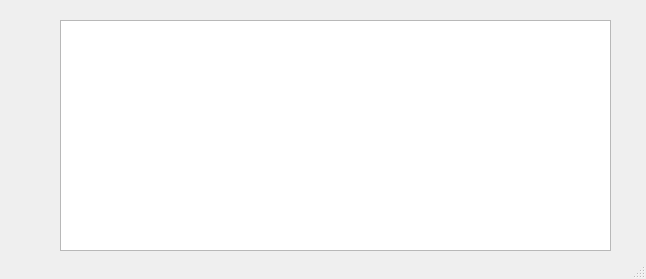
<?xml version="1.0" encoding="UTF-8"?>
<ui version="4.0">
 <class>MainWindow</class>
 <widget class="QMainWindow" name="MainWindow">
  <property name="geometry">
   <rect>
    <x>0</x>
    <y>0</y>
    <width>646</width>
    <height>279</height>
   </rect>
  </property>
  <property name="windowTitle">
   <string>MainWindow</string>
  </property>
  <widget class="QWidget" name="centralwidget">
   <widget class="QColumnView" name="columnView">
    <property name="geometry">
     <rect>
      <x>60</x>
      <y>20</y>
      <width>551</width>
      <height>231</height>
     </rect>
    </property>
   </widget>
  </widget>
  <widget class="QStatusBar" name="statusbar"/>
 </widget>
 <resources/>
 <connections/>
</ui>
